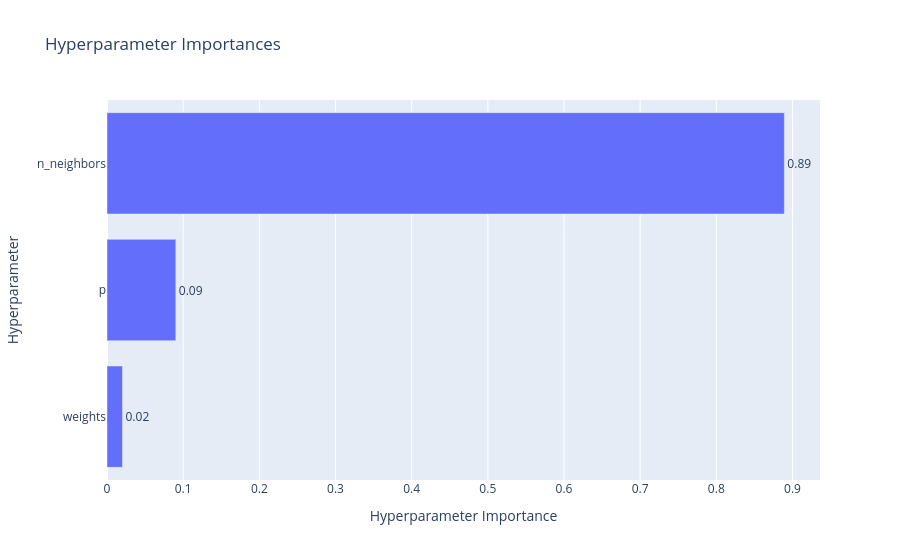
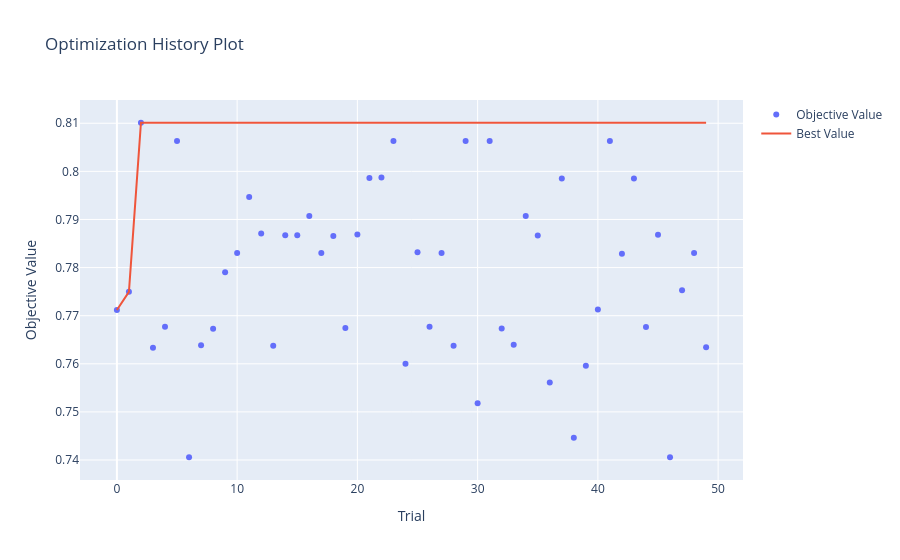

Write notebook code for charts like these, in order.
### Code cell
import optuna
fig = optuna.visualization.plot_param_importances(experimento_1.study)
fig.show()

fig = optuna.visualization.plot_optimization_history(experimento_1.study)
fig.show()

### Figure 1 — Plotly figure (JSON) as saved in the notebook; plotly's stock layout.template omitted (floating-point values rounded to 4 significant figures)
{"data": [{"cliponaxis": false, "hovertemplate": ["weights (CategoricalDistribution): 0.020330987876344266<extra></extra>", "p (IntDistribution): 0.09033919429540482<extra></extra>", "n_neighbors (IntDistribution): 0.8893298178282509<extra></extra>"], "name": "Objective Value", "orientation": "h", "text": ["0.02", "0.09", "0.89"], "textposition": "outside", "type": "bar", "x": [0.02033, 0.09034, 0.8893], "y": ["weights", "p", "n_neighbors"]}], "layout": {"title": {"text": "Hyperparameter Importances"}, "xaxis": {"title": {"text": "Hyperparameter Importance"}}, "yaxis": {"title": {"text": "Hyperparameter"}}}}

### Figure 2 — Plotly figure (JSON) as saved in the notebook; plotly's stock layout.template omitted (floating-point values rounded to 4 significant figures)
{"data": [{"mode": "markers", "name": "Objective Value", "type": "scatter", "x": [0, 1, 2, 3, 4, 5, 6, 7, 8, 9, 10, 11, 12, 13, 14, 15, 16, 17, 18, 19, 20, 21, 22, 23, 24, 25, 26, 27, 28, 29, 30, 31, 32, 33, 34, 35, 36, 37, 38, 39, 40, 41, 42, 43, 44, 45, 46, 47, 48, 49], "y": [0.7712, 0.775, 0.8101, 0.7633, 0.7677, 0.8063, 0.7406, 0.7639, 0.7673, 0.779, 0.783, 0.7946, 0.7871, 0.7637, 0.7867, 0.7867, 0.7907, 0.783, 0.7866, 0.7674, 0.7869, 0.7986, 0.7987, 0.8063, 0.76, 0.7832, 0.7677, 0.783, 0.7637, 0.8063, 0.7518, 0.8063, 0.7673, 0.764, 0.7907, 0.7867, 0.7561, 0.7985, 0.7446, 0.7596, 0.7713, 0.8063, 0.7829, 0.7985, 0.7676, 0.7868, 0.7406, 0.7753, 0.783, 0.7634]}, {"mode": "lines", "name": "Best Value", "type": "scatter", "x": [0, 1, 2, 3, 4, 5, 6, 7, 8, 9, 10, 11, 12, 13, 14, 15, 16, 17, 18, 19, 20, 21, 22, 23, 24, 25, 26, 27, 28, 29, 30, 31, 32, 33, 34, 35, 36, 37, 38, 39, 40, 41, 42, 43, 44, 45, 46, 47, 48, 49], "y": [0.7712, 0.775, 0.8101, 0.8101, 0.8101, 0.8101, 0.8101, 0.8101, 0.8101, 0.8101, 0.8101, 0.8101, 0.8101, 0.8101, 0.8101, 0.8101, 0.8101, 0.8101, 0.8101, 0.8101, 0.8101, 0.8101, 0.8101, 0.8101, 0.8101, 0.8101, 0.8101, 0.8101, 0.8101, 0.8101, 0.8101, 0.8101, 0.8101, 0.8101, 0.8101, 0.8101, 0.8101, 0.8101, 0.8101, 0.8101, 0.8101, 0.8101, 0.8101, 0.8101, 0.8101, 0.8101, 0.8101, 0.8101, 0.8101, 0.8101]}, {"marker": {"color": "#cccccc"}, "mode": "markers", "name": "Infeasible Trial", "showlegend": false, "type": "scatter", "x": [], "y": []}], "layout": {"title": {"text": "Optimization History Plot"}, "xaxis": {"title": {"text": "Trial"}}, "yaxis": {"title": {"text": "Objective Value"}}}}
